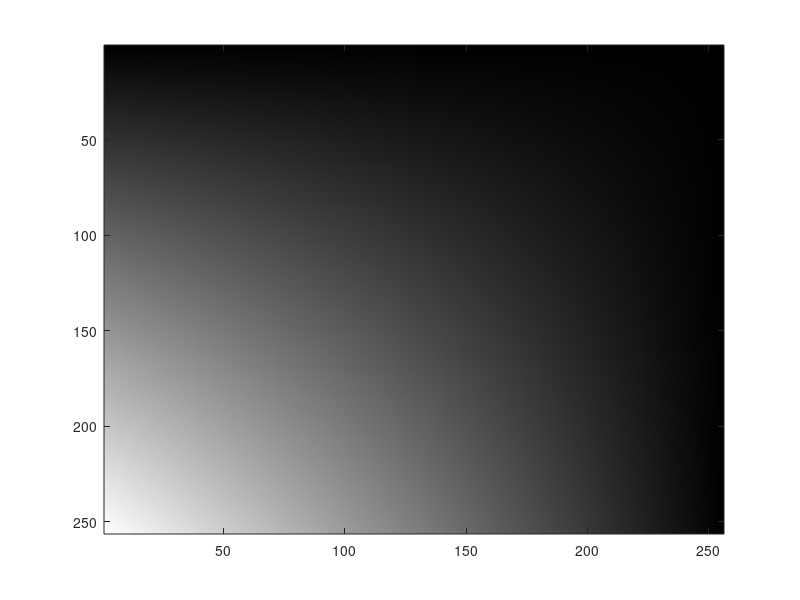

MATLAB code to generate this figure:
clear all; 
x=zeros(256,256,3);

b=zeros(256,256,3);
for i=(1:256)
    b(:,i,1)=1-((i-1)/255);
    b(:,i,2)=1-((i-1)/255);
    b(:,i,3)=1-((i-1)/255);
end

r=zeros(256,256,3);
for i=(1:256)
    r(i,:,1)=0+((i-1)/255);
    r(i,:,2)=0+((i-1)/255);
    r(i,:,3)=0+((i-1)/255);
    
end

x=r.*b;
imagesc(x)